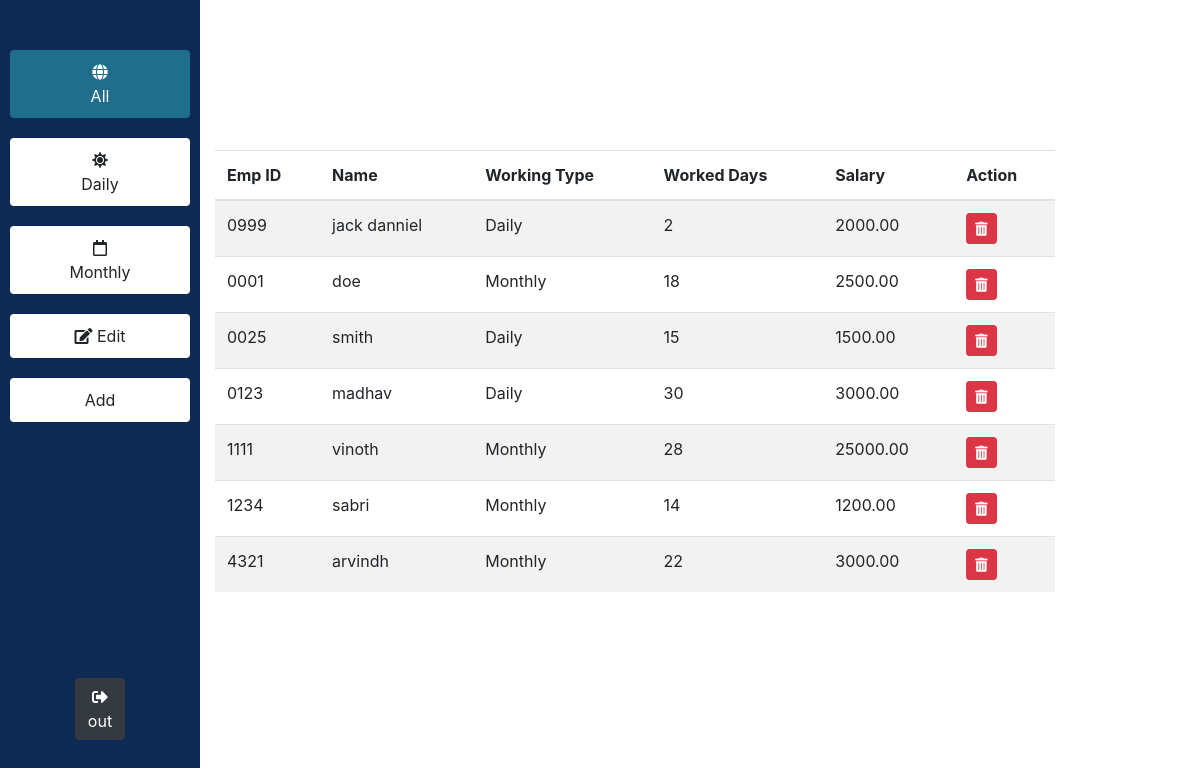
The app's page /admin/admin.php (signed in) with its own data.
### tables this page shows
CREATE TABLE `employee` (
  `id` int(11) NOT NULL,
  `empid` varchar(4) DEFAULT NULL,
  `uname` varchar(255) DEFAULT NULL,
  `working_type` enum('Monthly','Daily') DEFAULT NULL,
  `salary` decimal(10,2) DEFAULT NULL,
  `workeddays` int(11) DEFAULT NULL,
  `password` varchar(255) DEFAULT NULL
);

### admin/admin.php (the view, shortened to what this page needs)
<?php
include 'conn.php';
if (isset($_SESSION['id']) && isset($_SESSION['admin'])) {
?>
<!DOCTYPE html>
<html lang="en">
<head>
    <link rel="stylesheet" href="https://cdnjs.cloudflare.com/ajax/libs/font-awesome/5.15.3/css/all.min.css">
    <link rel="stylesheet" href="https://stackpath.bootstrapcdn.com/bootstrap/4.5.2/css/bootstrap.min.css">
    <link rel="stylesheet" href="admin.css">
    <link rel="stylesheet" href="style.css">
</head>
<body>
    <div class="admin-container">
        <div class="sidemenu-container">
            <div class="sidemenu">
                <ul class="menu">
                    <li index="1" class="menulist filter active"><i class="fas fa-globe"></i> <div class="text">All</div> </li>
                    <li index="2" class="menulist filter "><i class="fas fa-sun"></i><div class="text"> Daily</div> </li>
                    <li index="3" class="menulist filter "><i class="far fa-calendar"></i><div class="text"> Monthly</div> </li>
                    <li class="menulist editBtn"><i class="fas fa-edit"></i> Edit</li>
                    <li class="menulist addBtn"><i class="bi bi-icon-name"></i> Add</li>
                </ul>
            </div>
            <div class="logout">
                <a href="logout.php" class="btn btn-dark">
                    <i class="fas fa-sign-out-alt"></i> <div class="text">out</div>
                </a>
            </div>
        </div>
        <div class="employeeTable">
            <table class="table table-striped">
                <thead>
                  <tr>
                    <th>Emp ID</th>
                    <th>Name</th>
                    <th>Working Type</th>
                    <th>Worked Days</th>
                    <th>Salary</th>
                    <th>Action</th>
                  </tr>
                </thead>
                <tbody>
        <?php
        $sql = "SELECT * FROM `employee` WHERE 1;";
        $result = mysqli_query($conn, $sql);
        if (mysqli_num_rows($result) > 0) {
            while ($row = mysqli_fetch_assoc($result)) {
                echo '<tr>';
                echo '<td>' . $row['empid'] . '</td>';
                echo '<td>' . $row['uname'] . '</td>';
                echo '<td class="jobtype">' . $row['working_type'] . '</td>';
                echo '<td>' . $row['workeddays'] . '</td>';
                echo '<td>' . $row['salary'] . '</td>';
                echo '<td>
                <div class="btns">
                <form action="adminlogin.php" method="post">
                <button type = "submit" name="delete" value='.$row['empid'].' class="btn btn-sm btn-danger"><i class="fas fa-trash-alt"></i> </button>
                </form>
                </div>
                </td>'
                ;
                echo '</tr>';
            }
        } else {
            echo 'No records found.';
        }
        ?>
                </tbody>
            </table>
        </div>
    </div>
</body>
</html>
<?php
}
?>

### admin/admin.css (style rules this page uses)
* { margin: 0; padding: 0; box-sizing: border-box; }
.admin-container { position: absolute; width: 100vw; height: 100vh; display: flex; align-items: center; justify-content: center; flex-direction: column; overflow-x: hidden; }
.sidemenu-container { position: fixed; top: 0; left: 0; height: 100vh; }
.sidemenu { width: 200px; background: #0E2954; height: 100vh; display: flex; flex-direction: column; }
.menu { width: 100%; list-style-type: none; display: flex; flex-direction: column; align-items: center; margin-top: 30px; }
.menulist { padding: 10px; background: #fff; margin-top: 20px; width: 90%; border-radius: 4px; text-align: center; cursor: pointer; transition: all .5s ease; }
.menulist.active { background: #1F6E8C; color: #ffffff; }
.logout { position: absolute; bottom: 60px; width: 100%; display: flex; align-items: center; justify-content: center; }
.employeeTable { position: absolute; width: 70%; display: flex; align-items: center; justify-content: center; top: 150px; margin-left: 70px; }
.btns { display: flex; gap: 10px; }

### admin/style.css (style rules this page uses)
* { margin: 0; padding: 0; box-sizing: border-box; }
button { padding: 10px; border-radius: 5px; background: rgb(89, 229, 145); outline: none; border: none; color: #055623; transition: all .5s ease; cursor: pointer; border: 1px solid #055623; }

### records on screen
employee: empid "0999", uname "jack danniel", working_type "Daily", workeddays "2", salary "2000.00"
employee: empid "0001", uname "doe", working_type "Monthly", workeddays "18", salary "2500.00"
employee: empid "0025", uname "smith", working_type "Daily", workeddays "15", salary "1500.00"
employee: empid "0123", uname "madhav", working_type "Daily", workeddays "30", salary "3000.00"
employee: empid "1111", uname "vinoth", working_type "Monthly", workeddays "28", salary "25000.00"
employee: empid "1234", uname "sabri", working_type "Monthly", workeddays "14", salary "1200.00"
employee: empid "4321", uname "arvindh", working_type "Monthly", workeddays "22", salary "3000.00"
